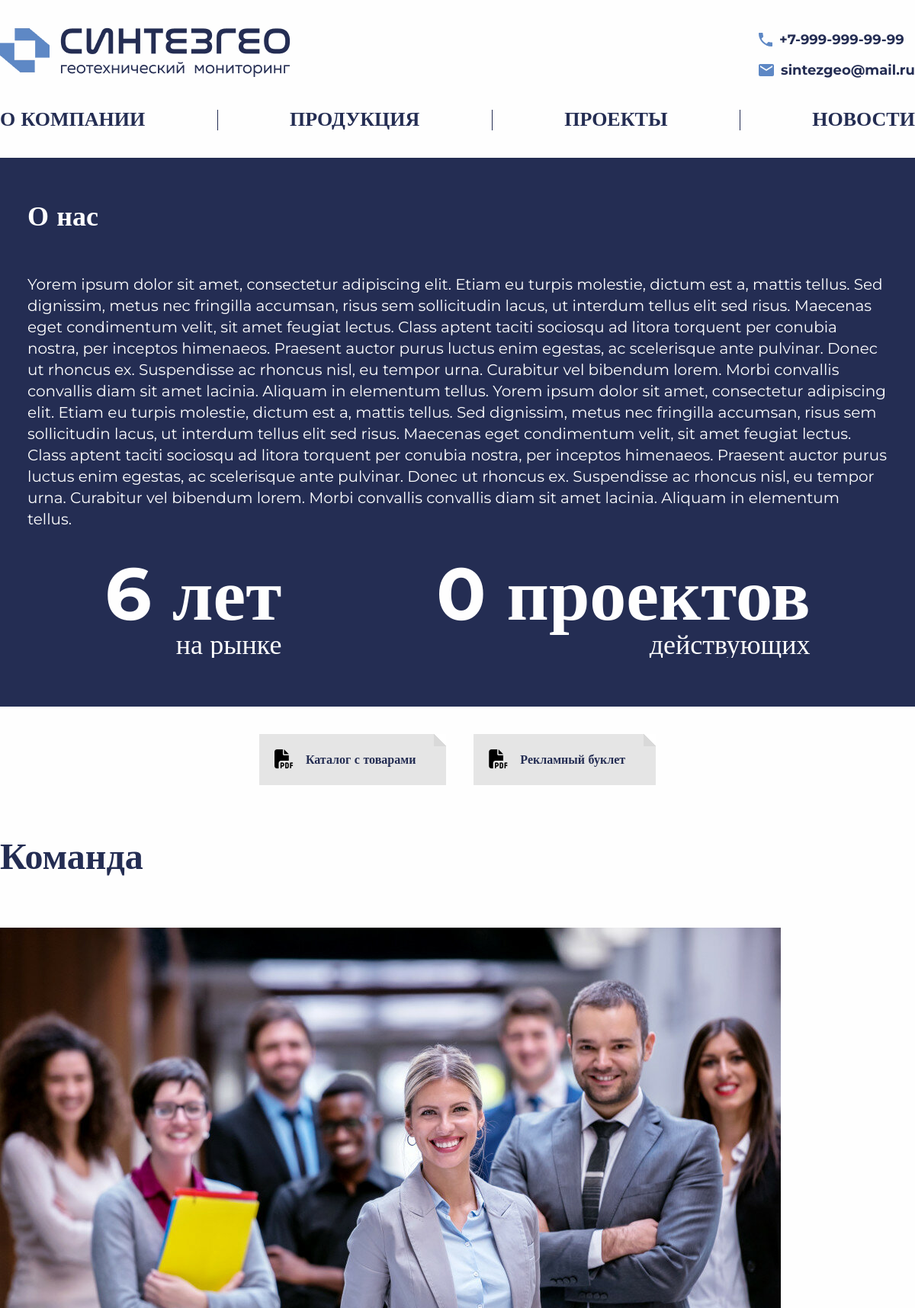
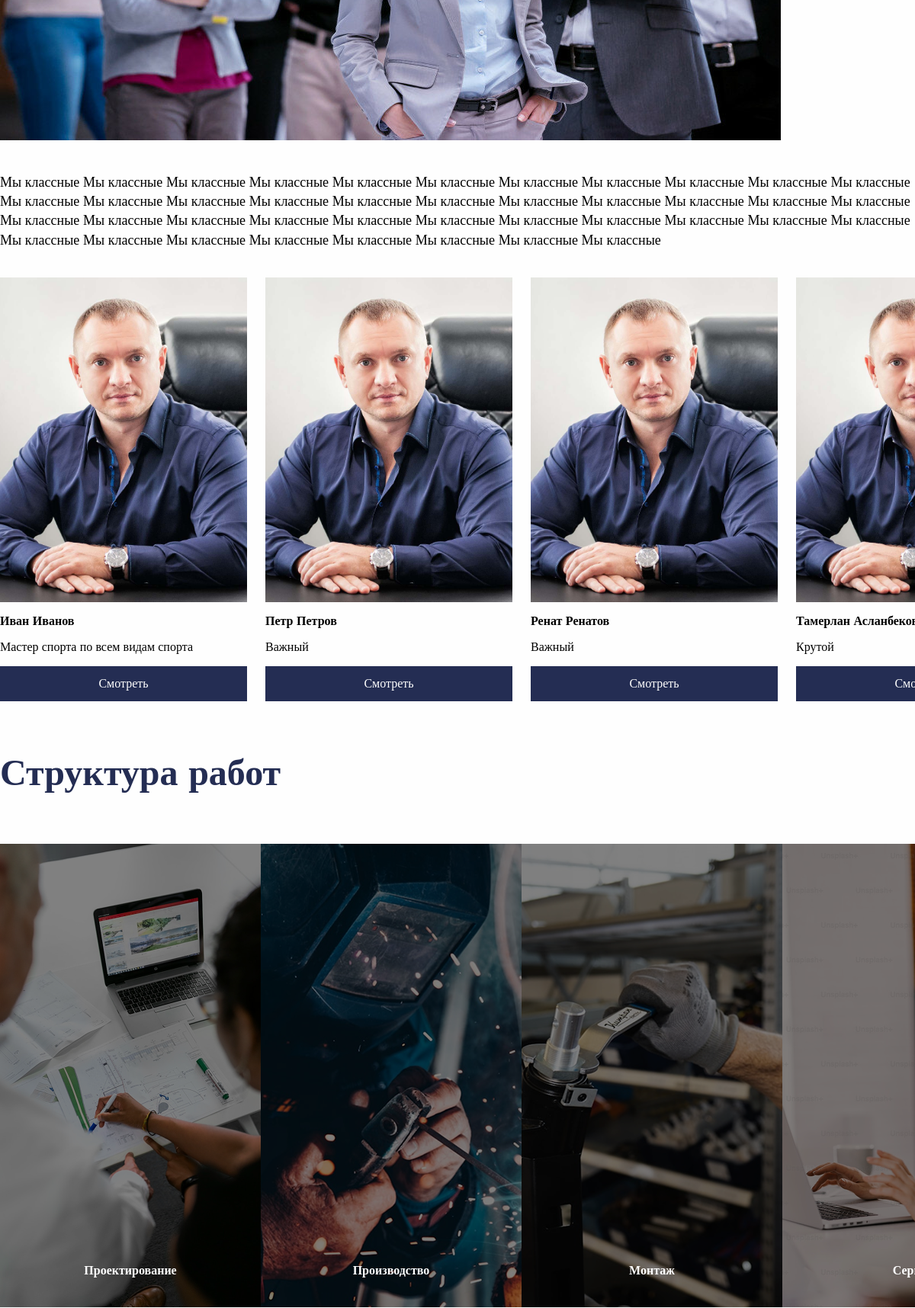
The page /about/ (upper part) on the database its author committed (2 pictures, top to bottom).
### content/models.py (models this page shows, shortened)
class AboutCompany(models.Model):
    company_description = models.TextField(
        verbose_name='Текст с описанием компании в самом верху страницы'
    )
    colleagues_description = models.TextField(
        verbose_name="Текст для раздела 'Команда'",
        null=True
    )
    colleagues_main_image = models.ImageField(
        verbose_name="Общее фото для раздела 'Команда'",
        upload_to='company_image/',
    )
    colleagues = models.ManyToManyField(
        'Colleague',
        related_name='companies',
        blank=True,
        verbose_name='Коллеги',
    )

class CompanyPDF(models.Model):
    file = models.FileField(upload_to='pdfs/company/')
    name = models.CharField(max_length=255, verbose_name='Название файла')
    about_company = models.ForeignKey(
        'AboutCompany',
        related_name='pdfs',
        on_delete=models.CASCADE
    )

class Colleague(models.Model):
    name = models.CharField(max_length=255, verbose_name='Имя коллеги')
    position = models.TextField(verbose_name='Должность')
    image = models.ImageField(upload_to='colleagues_images/',
                              verbose_name='Фотография коллеги')

### api/views.py (the view)
# urls.py: path('about/', about_company_view, name='about'),
def about_company_view(request):
    about_company = AboutCompany.objects.first()
    established_year = 2019
    current_year = timezone.now().year
    years_in_market = current_year - established_year
    certificates = Certificate.objects.all()
    project_count = Project.objects.count()
    logo_images = about_company.logo_images.all()
    company_pdfs = about_company.pdfs.all()
    colleagues = Colleague.objects.all()
    context = {
        'about_company': about_company,
        'colleagues': colleagues,
        'years_in_market': years_in_market,
        'project_count': project_count,
        'certificates': certificates,
        'logo_images': logo_images,
        'company_pdfs': company_pdfs
    }
    return render(request, 'main/about_company.html', context)

### templates/main/about_company.html (shortened to what this page needs)
{% extends 'main/base.html' %}
{% load static %}
{% block content %}
  <div class="about-us">
    <div class="container">
      <h2 class="about-us__title">О нас</h2>
      <div class="about-us__desc">
        <p class="about-us__text">{{ about_company.company_description }}</p>
        <div class="about-us__info">
          <div class="about-us__info__item">
            <div class="about-us__info__item__accent">{{ years_in_market }} лет</div>
            <div class="about-us__info__item__text">на рынке</div>
          </div>
          <div class="about-us__info__item">
            <div class="about-us__info__item__accent">{{ project_count }} проектов</div>
            <div class="about-us__info__item__text">действующих</div>
          </div>
        </div>
      </div>
    </div>
  </div>
  <section class="download">
    <div class="container">
        <div class="download__wrapper">
            {% for company_pdf in company_pdfs %}
                <div class="download__area">
                    <i class="fa-solid fa-file-pdf"></i>
                    <a href="{{ company_pdf.file.url }}" class="download__link">{{ company_pdf.name }}</a>
                </div>
            {% empty %}
                <p>Нет доступных PDF-файлов для загрузки.</p>
            {% endfor %}
        </div>
    </div>
</section>
  <section class="team">
    <div class="container">
      <h2 class="section__title team__title">Команда</h2>
      <div class="team__inner">
        <div class="team__preview">
          <img src="{{ about_company.colleagues_main_image.url }}" alt="" class="team__preview__img">
        </div>
        <div class="team__content">
          <p class="team__content__paragraph">
            {{about_company.colleagues_description}}
          </p>
        </div>
        <div class="team__carousel carousel">
          <div class="team__carousel__cards carousel__cards">
            {% for colleague in colleagues %}
              <div class="carousel-item card team__card">
                <div class="card__preview">
                  <img src="{{ colleague.image.url }}" alt="{{ colleague.name }}" class="card__prev-img">
                </div>
                <div class="card__content">
                  <div class="card__title">{{ colleague.name }}</div>
                  <div class="card__desc">{{ colleague.position }}</div>
                  <a href="#" class="button button__accent card__button">
                    <span>Смотреть</span>
                  </a>
                </div>
              </div>
            {% endfor %}
          </div>
        </div>
      </div>
    </div>
  </section>
  <section class="structure">
  <div class="container">
    <h2 class="section__title structure__title">
      <a href="#" class="section__title__link structure__title__link">
        Структура работ
      </a>
    </h2>
    <div class="structure__wrapper">
      <div class="structure__inner">
        <div class="structure__item">
          <img src="{% static 'main/src/img/structure-1.png' %}" alt="" class="structure__item__img">
          <span class="structure__item__title">Проектирование</span>
        </div>
        <div class="structure__item">
          <img src="{% static 'main/src/img/structure-2.png' %}" alt="" class="structure__item__img">
          <span class="structure__item__title">Производство</span>
        </div>
        <div class="structure__item">
          <img src="{% static 'main/src/img/structure-3.png' %}" alt="" class="structure__item__img">
          <span class="structure__item__title">Монтаж</span>
        </div>
        <div class="structure__item">
          <img src="{% static 'main/src/img/structure-4.png' %}" alt="" class="structure__item__img">
          <span class="structure__item__title">Сервис</span>
        </div>
      </div>
    </div>
  </div>
</section>
</main>
{% endblock %}

### rows shown on the page
AboutCompany: company_description "Yorem ipsum dolor sit amet, consectetur adipiscing elit. Etiam eu turpis molestie, dictum est a, mattis tellus. Sed dignissim, metus nec fringilla accumsan, risus sem sollicitudin lacus, ut interdum tellus elit sed risus. Maecenas eget condimentum velit, sit amet feugiat lectus. Class aptent taciti sociosqu ad litora torquent per conubia nostra, per inceptos himenaeos. Praesent auctor purus luctus enim egestas, ac scelerisque ante pulvinar. Donec ut rhoncus ex. Suspendisse ac rhoncus nisl, eu tempor urna. Curabitur vel bibendum lorem. Morbi convallis convallis diam sit amet lacinia. Aliquam in elementum tellus. Yorem ipsum dolor sit amet, consectetur adipiscing elit. Etiam eu turpis…", colleagues_main_image (picture), colleagues_description "Мы классные Мы классные Мы классные Мы классные Мы классные Мы классные Мы классные Мы классные Мы классные Мы классные Мы классные Мы классные Мы классные Мы классные Мы классные Мы классные Мы классные Мы классные Мы классные Мы классные Мы классные Мы классные Мы классные Мы классные Мы классные Мы классные Мы классные Мы классные Мы классные Мы классные Мы классные Мы классные Мы классные Мы классные Мы классные Мы классные Мы классные Мы классные Мы классные Мы классные Мы классные"
CompanyPDF: name "Каталог с товарами"
CompanyPDF: name "Рекламный буклет"
Colleague: image (picture), name "Иван Иванов", position "Мастер спорта по всем видам спорта"
Colleague: image (picture), name "Петр Петров", position "Важный"
Colleague: image (picture), name "Ренат Ренатов", position "Важный"
Colleague: image (picture), name "Тамерлан…", position "Крутой"

### other values the page prints
{{ project_count }} "0"
